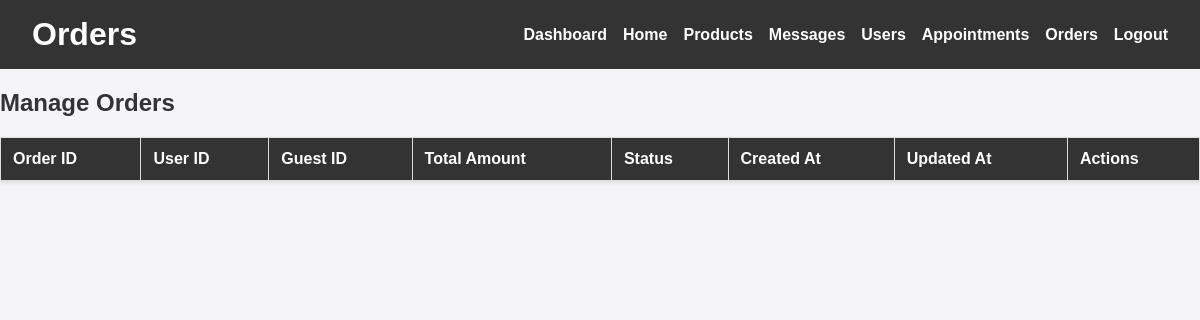
Before: /admin/orders.php with the older database file.
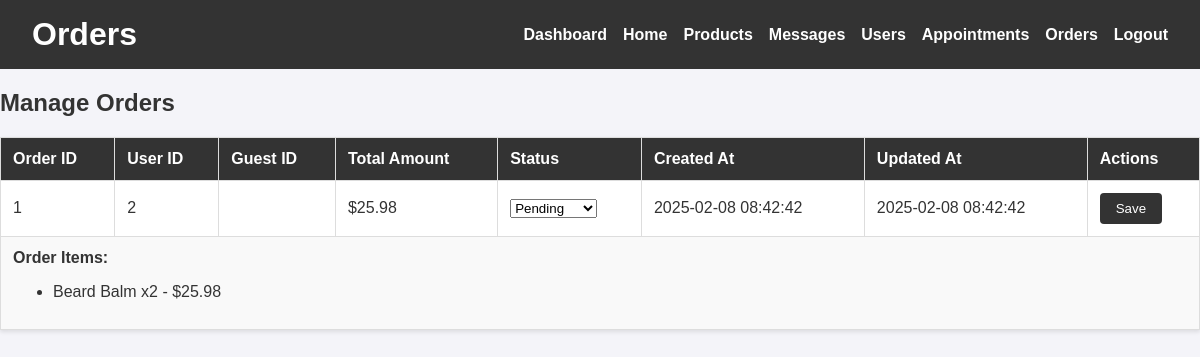
After: the same page with the newer database file.
### tables this page shows
CREATE TABLE `orders` (
  `order_id` int NOT NULL,
  `user_id` int DEFAULT NULL,
  `guest_id` int DEFAULT NULL,
  `total_amount` decimal(10,2) NOT NULL,
  `order_status` enum('Pending','Completed','Cancelled') DEFAULT 'Pending',
  `created_at` timestamp NULL DEFAULT CURRENT_TIMESTAMP,
  `updated_at` timestamp NULL DEFAULT CURRENT_TIMESTAMP ON UPDATE CURRENT_TIMESTAMP
);

CREATE TABLE `order_items` (
  `order_item_id` int NOT NULL,
  `order_id` int NOT NULL,
  `item_id` int NOT NULL,
  `item_name` varchar(150) NOT NULL,
  `price` decimal(10,2) NOT NULL,
  `quantity` int NOT NULL DEFAULT '1',
  `subtotal` decimal(10,2) NOT NULL
);

### admin/orders.php (the view, shortened to what this page needs)
<?php
require_once 'adminFunctions.php';
$orders = fetchOrders($conn);
function fetchOrders($conn) {
    $stmt = $conn->query("SELECT * FROM orders ORDER BY created_at DESC");
    return $stmt->fetchAll(PDO::FETCH_ASSOC);
}
function fetchOrderItems($conn, $orderId) {
    $stmt = $conn->prepare("SELECT * FROM order_items WHERE order_id = :order_id");
    $stmt->execute([':order_id' => $orderId]);
    return $stmt->fetchAll(PDO::FETCH_ASSOC);
}
?>
<!DOCTYPE html>
<html lang="en">
<head>
    <link rel="stylesheet" href="adminPanel.css">
</head>
<body>
    <header class="admin-header">
        <h1>Orders</h1>
        <nav class="admin-nav">
            <ul>
                <li><a href="panelDash.php">Dashboard</a></li>
                <li><a href="/EGS/index.php">Home</a></li>
                <li><a href="products.php">Products</a></li>
                <li><a href="messages.php">Messages</a></li>
                <li><a href="users.php">Users</a></li>
                <li><a href="appointments.php">Appointments</a></li>
                <li><a href="orders.php">Orders</a></li>
                <li><a href="/EGS/pages/login.php">Logout</a></li>
            </ul>
        </nav>
    </header>
    <main>
        <h2>Manage Orders</h2>
        <table>
            <thead>
                <tr>
                    <th>Order ID</th>
                    <th>User ID</th>
                    <th>Guest ID</th>
                    <th>Total Amount</th>
                    <th>Status</th>
                    <th>Created At</th>
                    <th>Updated At</th>
                    <th>Actions</th>
                </tr>
            </thead>
            <tbody>
                <?php foreach ($orders as $order): ?>
                    <tr>
                        <td><?= htmlspecialchars($order['order_id']) ?></td>
                        <td><?= htmlspecialchars($order['user_id']) ?></td>
                        <td><?= htmlspecialchars($order['guest_id']) ?></td>
                        <td>$<?= htmlspecialchars($order['total_amount']) ?></td>
                        <td>
                            <select class="status-dropdown" data-id="<?= $order['order_id'] ?>">
                                <option value="Pending" <?= $order['order_status'] == 'Pending' ? 'selected' : '' ?>>Pending</option>
                            </select>
                        </td>
                        <td><?= htmlspecialchars($order['created_at']) ?></td>
                        <td><?= htmlspecialchars($order['updated_at']) ?></td>
                        <td><button class="save-status-button" data-id="<?= $order['order_id'] ?>">Save</button></td>
                    </tr>
                    <tr>
                        <td colspan="8">
                            <strong>Order Items:</strong>
                            <ul>
                                <?php $orderItems = fetchOrderItems($conn, $order['order_id']); ?>
                                <?php foreach ($orderItems as $item): ?>
                                    <li><?= htmlspecialchars($item['item_name']) ?> x<?= htmlspecialchars($item['quantity']) ?> - $<?= htmlspecialchars($item['subtotal']) ?></li>
                                <?php endforeach; ?>
                            </ul>
                        </td>
                    </tr>
                <?php endforeach; ?>
            </tbody>
        </table>
    </main>
</body>
</html>

Changed rows visible on the page:
added orders: order_id "1", user "2", total_amount "25.98", order_status+order_id "Pending", created_at "2025-02-08 08:42:42", updated_at "2025-02-08 08:42:42"
added order_items: item_name "Beard Balm", quantity "2", subtotal "25.98"
